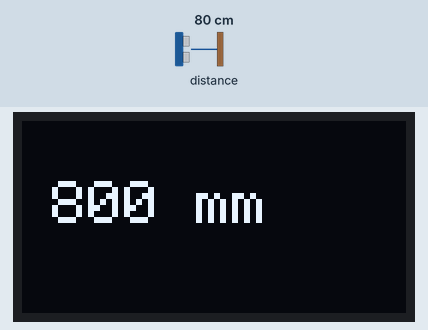
Recording of a sketch running on a simulated Arduino Uno, built with avr-gcc and run on an emulated ATmega328P. On the bench: 128×64 one-colour display. Inputs (shaded band) come from the test bench; at power-on: distance to the obstacle 80 cm. What the sketch prints to the serial monitor is not drawn.

Above: at 2.7 s.
2.8 s: distance to the obstacle set to 250 cm
At 3.9 s:
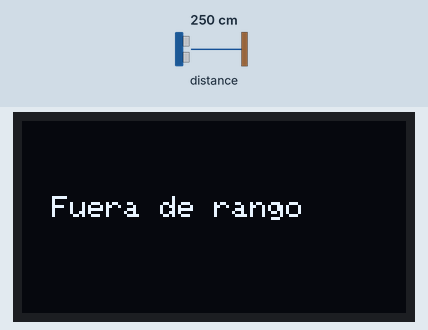
4.8 s: distance to the obstacle set to 2 cm
At 5.7 s:
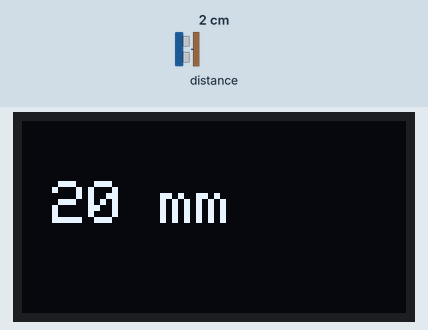
6.4 s: distance to the obstacle set to 4 cm
At 7.5 s:
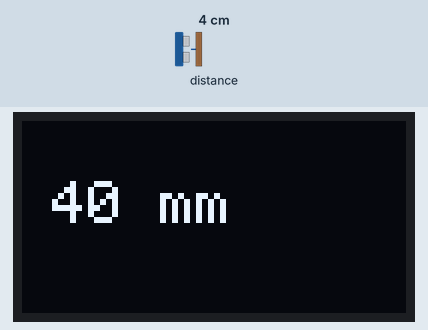
8.1 s: distance to the obstacle set to 299 cm
At 9.3 s:
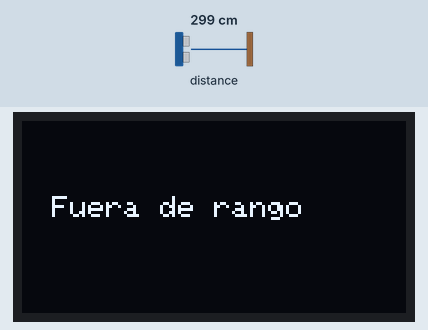
Timing chart, 0 to 10.8 s (numbered marks = the images above; inputs shaded):
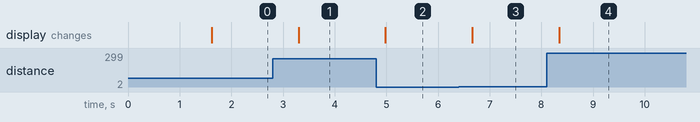

Measured:
- after the input at 2.8 s, the display: changes after 0.50 s (image 1)
- after the input at 4.8 s, the display: changes after 0.18 s (image 2)
- after the input at 6.4 s, the display: changes after 0.26 s (image 3)
- after the input at 8.1 s, the display: changes after 0.25 s (image 4)

The sketch:

Distancia_OLED.ino
```cpp
#include <Wire.h>
#include <Adafruit_GFX.h>
#include <Adafruit_SSD1306.h>
#include "Adafruit_VL53L0X.h"

// Crear objeto para el sensor
Adafruit_VL53L0X lox = Adafruit_VL53L0X();

// Tamaño de la pantalla
#define ANCHO_PANTALLA 128
#define ALTO_PANTALLA 64

// Crear objeto para el display
Adafruit_SSD1306 display(ANCHO_PANTALLA, ALTO_PANTALLA, &Wire, -1);

void setup() {
  Serial.begin(9600);

  // Inicializar sensor
  if (!lox.begin()) {
    Serial.println(F("Error al iniciar el sensor VL53L0X"));
    while (1);
  }

  // Inicializar display
  if (!display.begin(SSD1306_SWITCHCAPVCC, 0x3C)) {
    Serial.println(F("No se pudo inicializar el display SSD1306"));
    for (;;);
  }

  display.clearDisplay();
  display.setTextColor(SSD1306_WHITE);
  display.setTextSize(1);
  display.setCursor(10, 10);
  display.println("Sensor VL53L0X listo");
  display.display();
  delay(1500);
}

void loop() {
  VL53L0X_RangingMeasurementData_t measure;
  lox.rangingTest(&measure, false); // Obtener medición

  display.clearDisplay(); // Limpiar pantalla

  if (measure.RangeStatus != 4) { // Si la medición es válida
    Serial.print("Distancia (mm): ");
    Serial.println(measure.RangeMilliMeter);

    display.setTextSize(2);
    display.setCursor(10, 20);
    display.print(measure.RangeMilliMeter);
    display.println(" mm");
  } else {
    Serial.println("Fuera de rango");
    display.setTextSize(1);
    display.setCursor(10, 25);
    display.println("Fuera de rango");
  }

  display.display();
  delay(500); // Actualiza cada medio segundo
}
```
